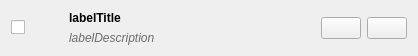
<?xml version="1.0" encoding="UTF-8"?>
<ui version="4.0">
 <class>ItemWidget</class>
 <widget class="QWidget" name="ItemWidget">
  <property name="geometry">
   <rect>
    <x>0</x>
    <y>0</y>
    <width>418</width>
    <height>52</height>
   </rect>
  </property>
  <property name="windowTitle">
   <string notr="true">ItemWidget</string>
  </property>
  <layout class="QGridLayout" name="gridLayout">
   <item row="0" column="0">
    <widget class="QCheckBox" name="checkState">
     <property name="toolTip">
      <string>Mount or unmount disk.</string>
     </property>
     <property name="text">
      <string/>
     </property>
    </widget>
   </item>
   <item row="0" column="1">
    <widget class="QLabel" name="labelIcon">
     <property name="minimumSize">
      <size>
       <width>32</width>
       <height>32</height>
      </size>
     </property>
     <property name="maximumSize">
      <size>
       <width>32</width>
       <height>32</height>
      </size>
     </property>
     <property name="text">
      <string notr="true"/>
     </property>
    </widget>
   </item>
   <item row="0" column="2">
    <layout class="QVBoxLayout" name="verticalLayout">
     <item>
      <widget class="QLabel" name="labelTitle">
       <property name="sizePolicy">
        <sizepolicy hsizetype="MinimumExpanding" vsizetype="Preferred">
         <horstretch>0</horstretch>
         <verstretch>0</verstretch>
        </sizepolicy>
       </property>
       <property name="font">
        <font>
         <weight>75</weight>
         <bold>true</bold>
        </font>
       </property>
       <property name="text">
        <string notr="true">labelTitle</string>
       </property>
      </widget>
     </item>
     <item>
      <widget class="QLabel" name="labelDescription">
       <property name="sizePolicy">
        <sizepolicy hsizetype="MinimumExpanding" vsizetype="MinimumExpanding">
         <horstretch>0</horstretch>
         <verstretch>0</verstretch>
        </sizepolicy>
       </property>
       <property name="font">
        <font>
         <italic>true</italic>
        </font>
       </property>
       <property name="styleSheet">
        <string notr="true">color:rgba(0,0,0,140);</string>
       </property>
       <property name="text">
        <string notr="true">labelDescription</string>
       </property>
       <property name="wordWrap">
        <bool>true</bool>
       </property>
      </widget>
     </item>
    </layout>
   </item>
   <item row="0" column="3">
    <widget class="QPushButton" name="pushEdit">
     <property name="toolTip">
      <string>Edit</string>
     </property>
     <property name="text">
      <string/>
     </property>
    </widget>
   </item>
   <item row="0" column="4">
    <widget class="QPushButton" name="pushDelete">
     <property name="toolTip">
      <string>Delete</string>
     </property>
     <property name="text">
      <string/>
     </property>
    </widget>
   </item>
  </layout>
 </widget>
 <tabstops>
  <tabstop>checkState</tabstop>
  <tabstop>pushEdit</tabstop>
  <tabstop>pushDelete</tabstop>
 </tabstops>
 <resources/>
 <connections/>
</ui>
